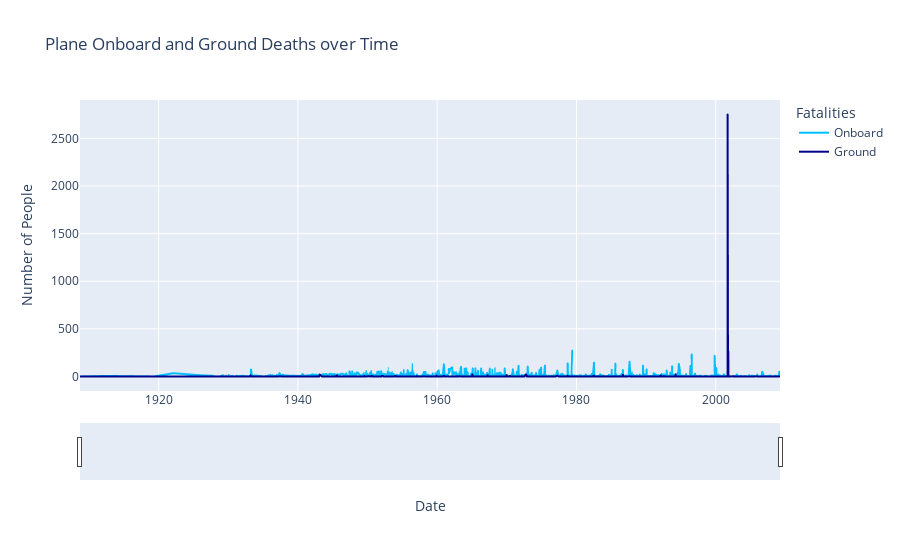

Notebook cell for this chart:
### Code cell
airplanes.sort_values(by='Date', inplace=True)
airplanes.rename(columns={"Fatalities": "Onboard"}, inplace=True)

plane_fig = px.line(airplanes, x='Date', y=['Onboard', 'Ground'], color_discrete_sequence=["deepskyblue", "darkblue"],
              labels={
                "value" : "Number of People",
                "DATE" : "Date",
                "variable" : "Fatalities"
              },
              title="Plane Onboard and Ground Deaths over Time")
plane_fig.update_xaxes(
    rangeslider_visible=True)
plane_fig.show()

### Figure 1 — Plotly figure (JSON) as saved in the notebook; plotly's stock layout.template omitted (floating-point values rounded to 4 significant figures; data arrays with more than 128 entries replaced by an {"elided": "..."} marker saying what was removed)
{"data": [{"hovertemplate": "Fatalities=Onboard<br>Date=%{x}<br>Number of People=%{y}<extra></extra>", "legendgroup": "Onboard", "line": {"color": "deepskyblue", "dash": "solid"}, "marker": {"symbol": "circle"}, "mode": "lines", "name": "Onboard", "showlegend": true, "type": "scattergl", "x": {"elided": "1298 str values"}, "xaxis": "x", "y": {"elided": "1298 int values"}, "yaxis": "y"}, {"hovertemplate": "Fatalities=Ground<br>Date=%{x}<br>Number of People=%{y}<extra></extra>", "legendgroup": "Ground", "line": {"color": "darkblue", "dash": "solid"}, "marker": {"symbol": "circle"}, "mode": "lines", "name": "Ground", "showlegend": true, "type": "scattergl", "x": {"elided": "1298 str values"}, "xaxis": "x", "y": {"elided": "1298 int values"}, "yaxis": "y"}], "layout": {"legend": {"title": {"text": "Fatalities"}, "tracegroupgap": 0}, "title": {"text": "Plane Onboard and Ground Deaths over Time"}, "xaxis": {"anchor": "y", "domain": [0, 1], "rangeslider": {"visible": true}, "title": {"text": "Date"}}, "yaxis": {"anchor": "x", "domain": [0, 1], "title": {"text": "Number of People"}}}}
